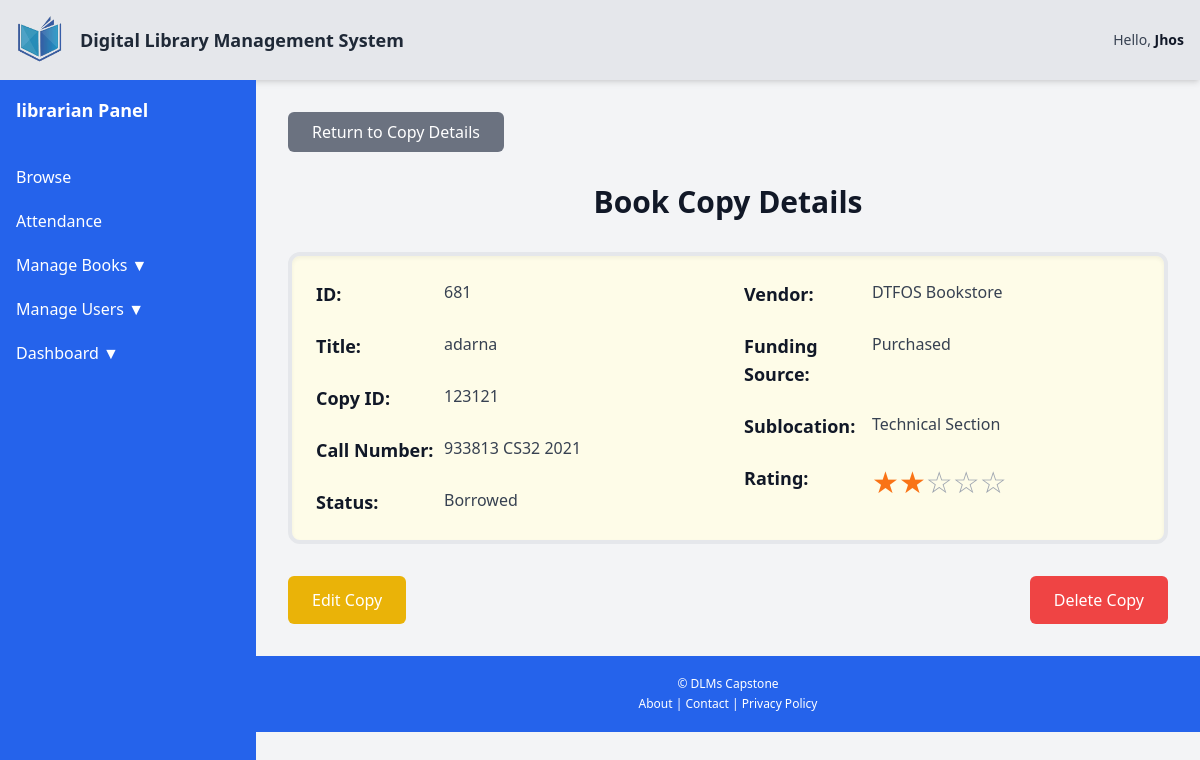
/dashboard/librarian/ViewCopy.php?ID=681 (signed in), run on the app's committed database.
### tables this page shows
CREATE TABLE `users_info` (
  `IDno` varchar(11) NOT NULL,
  `Fname` varchar(50) DEFAULT NULL,
  `Sname` varchar(50) DEFAULT NULL,
  `Mname` varchar(50) DEFAULT NULL,
  `Ename` varchar(50) DEFAULT NULL,
  `gender` varchar(10) DEFAULT NULL,
  `photo` varchar(255) DEFAULT NULL
);

CREATE TABLE `book_copies` (
  `ID` int(11) NOT NULL,
  `book_id` varchar(50) NOT NULL,
  `copy_ID` varchar(50) NOT NULL,
  `B_title` varchar(255) NOT NULL,
  `status` enum('Available','Borrowed','Reserve') DEFAULT NULL,
  `callNumber` varchar(50) DEFAULT NULL,
  `circulationType` varchar(50) DEFAULT NULL,
  `dateAcquired` date DEFAULT NULL,
  `description1` text DEFAULT NULL,
  `description2` text DEFAULT NULL,
  `description3` text DEFAULT NULL,
  `number1` int(11) DEFAULT NULL,
  `number2` int(11) DEFAULT NULL,
  `number3` int(11) DEFAULT NULL,
  `Sublocation` varchar(100) DEFAULT NULL,
  `vendor` varchar(100) DEFAULT NULL,
  `fundingSource` varchar(100) DEFAULT NULL,
  `rating` int(11) NOT NULL DEFAULT 0,
  `note` varchar(50) NOT NULL
);

### dashboard/config.php (called while the page is built, shortened)
<?php
$db_host = 'localhost';
$db_username = 'root';
$db_password = '';
$db_name = 'dlms';
$conn = mysqli_connect($db_host, $db_username, $db_password, $db_name);
$idno = isset($_SESSION['admin']) ? $_SESSION['admin']['IDno'] :
       (isset($_SESSION['student']) ? $_SESSION['student']['IDno'] : $_SESSION['librarian']['IDno']);
$query = "SELECT * FROM users_info WHERE IDno = ?";
$stmt = $conn->prepare($query);
$stmt->bind_param("s", $idno);
$stmt->execute();
$result = $stmt->get_result();
$userData = $result->fetch_assoc();
?>

### dashboard/librarian/viewcopy.php (the view, shortened to what this page needs)
<?php
include '../config.php';
$ID = isset($_GET['ID']) ? $_GET['ID'] : '';
$sql = "SELECT * FROM book_copies WHERE ID = ?";
$stmt = $conn->prepare($sql);
$stmt->bind_param("s", $ID);
$stmt->execute();
$result = $stmt->get_result();
if (!$result) {
    $message = "Error retrieving copy details: " . $conn->error;
    $message_type = "danger";
} elseif ($result->num_rows == 0) {
    $message = "No copy found with the specified ID.";
    $message_type = "warning";
    $copy_data = [];
} else {
    $copy_data = $result->fetch_assoc();
}
?>
<!DOCTYPE html>
<html lang="en">
<head>
    <script src="https://cdn.tailwindcss.com"></script>
</head>
<body class="flex flex-col min-h-screen bg-gray-100 text-gray-900">
    <?php include 'include/header.php'; ?>
    <main class="flex">
        <?php include 'include/sidebar.php'; ?>
        <div class="flex-grow">
            <div class="p-8">
                <a href="BookList.php?title=<?php echo urlencode($copy_data['B_title']); ?>&ID=<?php echo urlencode($copy_data['ID']); ?>"
                    class="bg-gray-500 text-white py-2 px-6 rounded-md hover:bg-gray-600 mb-8 inline-block">
                    Return to Copy Details
                </a>
                <h2 class="text-3xl font-bold text-center mb-8">Book Copy Details</h2>
                <?php if (!empty($copy_data)): ?>
                <div class="book-page p-6 bg-yellow-50 border-4 border-gray-200 rounded-xl shadow-inner">
                    <div class="grid grid-cols-1 md:grid-cols-2 gap-8">
                        <div class="space-y-6">
                            <div class="flex">
                                <div class="font-semibold text-lg w-32">ID:</div>
                                <div class="text-gray-700 flex-grow">
                                    <?php echo htmlspecialchars($copy_data['ID']); ?>
                                </div>
                            </div>
                            <div class="flex">
                                <div class="font-semibold text-lg w-32">Title:</div>
                                <div class="text-gray-700 flex-grow">
                                    <?php echo htmlspecialchars($copy_data['B_title']); ?>
                                </div>
                            </div>
                            <div class="flex">
                                <div class="font-semibold text-lg w-32">Copy ID:</div>
                                <div class="text-gray-700 flex-grow">
                                    <?php echo htmlspecialchars($copy_data['copy_ID']); ?>
                                </div>
                            </div>
                            <div class="flex">
                                <div class="font-semibold text-lg w-32">Call Number:</div>
                                <div class="text-gray-700 flex-grow">
                                    <?php echo htmlspecialchars($copy_data['callNumber']); ?>
                                </div>
                            </div>
                            <div class="flex">
                                <div class="font-semibold text-lg w-32">Status:</div>
                                <div class="text-gray-700 flex-grow">
                                    <?php echo htmlspecialchars($copy_data['status']); ?>
                                </div>
                            </div>
                        </div>
                        <div class="space-y-6">
                            <div class="flex">
                                <div class="font-semibold text-lg w-32">Vendor:</div>
                                <div class="text-gray-700 flex-grow">
                                    <?php echo htmlspecialchars($copy_data['vendor']); ?>
                                </div>
                            </div>
                            <div class="flex">
                                <div class="font-semibold text-lg w-32">Funding Source:</div>
                                <div class="text-gray-700 flex-grow">
                                    <?php echo htmlspecialchars($copy_data['fundingSource']); ?>
                                </div>
                            </div>
                            <div class="flex">
                                <div class="font-semibold text-lg w-32">Sublocation:</div>
                                <div class="text-gray-700 flex-grow">
                                    <?php echo htmlspecialchars($copy_data['Sublocation']); ?>
                                </div>
                            </div>
                            <div class="flex">
  <div class="font-semibold text-lg w-32">Rating:</div>
  <div class="text-gray-700 flex-grow">
    <?php
    $rating = (int) $copy_data['rating'];
    $maxStars = 5;
    for ($i = 1; $i <= $maxStars; $i++) {
        if ($i <= $rating) {
            $starColor = match ($rating) {
                5 => 'text-green-500',
                4 => 'text-blue-500',
                3 => 'text-yellow-400',
                2 => 'text-orange-500',
                1 => 'text-red-500',
                default => 'text-gray-400',
            };
            echo "<span class='{$starColor} text-3xl'>&#9733;</span>";
        } else {
            echo '<span class="text-gray-400 text-3xl">&#9734;</span>';
        }
    }
    ?>
  </div>
</div>
                        </div>
                    </div>
                </div>
                <div class="mt-8 flex justify-between">
                    <a href="include/edit_copy.php?ID=<?php echo urlencode($copy_data['ID']); ?>"
                        class="bg-yellow-500 text-white py-3 px-6 rounded-md hover:bg-yellow-600">
                        Edit Copy
                    </a>
                    <a href="delete_copy.php?ID=<?php echo urlencode($copy_data['ID']); ?>"
                        class="bg-red-500 text-white py-3 px-6 rounded-md hover:bg-red-600">
                        Delete Copy
                    </a>
                </div>
                </div>
                <?php endif; ?>
                <footer class="bg-blue-600 text-white p-4 mt-auto">
                    <?php include 'include/footer.php'; ?>
                </footer>
            </div>
    </main>
</body>
</html>

### dashboard/librarian/include/header.php
<div class="flex items-center justify-between bg-gray-200 p-4 shadow-md">
    <div class="flex items-center">
        <a href="#">
            <img src="../../Registration/pic/logo wu.png" alt="Logo" class="h-12 w-12 mr-4">
        </a>
        <strong class="text-lg font-semibold text-gray-800">
            Digital Library Management System
        </strong>
    </div>
    <div class="flex items-center space-x-4">
        <?php if ($userData): ?>
            <span class="text-sm text-gray-700 font-medium">Hello,
                <strong class="text-gray-900"><?php echo htmlspecialchars($userData['Fname']); ?></strong>
            </span>
        <?php else: ?>
            <span class="text-sm text-gray-700 font-medium">Hello, <strong class="text-gray-900">Guest</strong></span>
        <?php endif; ?>
    </div>
</div>

### data on the page
users_info: Fname "Jhos"
book_copies: ID "681", B_title "adarna", copy_ID "123121", callNumber "933813 CS32 2021", status "Borrowed", vendor "DTFOS Bookstore", fundingSource "Purchased", Sublocation "Technical Section", rating 2 (drawn)
